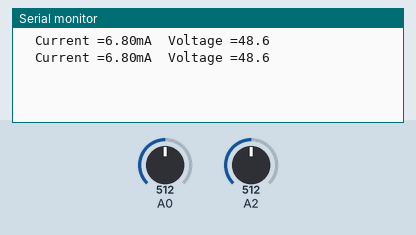
This sketch was run on a simulated Arduino Uno, built with avr-gcc and run on an emulated ATmega328P. On the bench: the last lines printed to the serial monitor. Inputs (shaded band) come from the test bench; at power-on: A0 = 512, A2 = 512.

Above: at 2.7 s.
2.8 s: A0 set to 880
At 4.1 s:
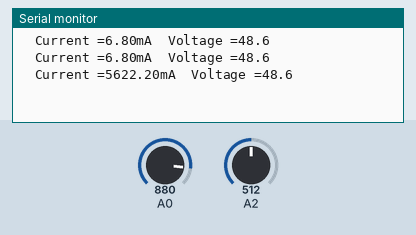
5.8 s: A0 set to 906
At 6.6 s:
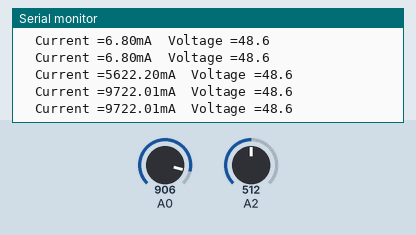
Timing chart, 0 to 8.8 s (numbered marks = the images above; inputs shaded):
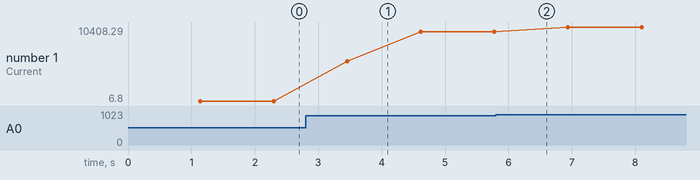

Measured:
- after the input at 2.8 s, the serial monitor: prints a new line after 0.66 s (image 1)
- plotted number 1: 6.8 → 9722.01 after the input at 2.8 s, 9722.01 → 10408.29 after the input at 5.8 s

The sketch:

Current_Voltage_Read.ino
```cpp
uint32_t value = 0;

float vout = 0.0;
float vin = 0.0;
float R1 = 470000.0; // resistance of R1 (470k)
float R2 = 47000.0; // resistance of R2 (47K)

// the setup routine runs once when you press reset:
void setup() {
  Serial.begin(9600);    // initialize serial communication at 9600 bits per second:
}

// the loop routine runs over and over again forever:
void loop() {
    float avgCurrent = 0,avgVolt=0,clb;
// read the value at analog input A0(Current)
    for(int i = 0; i < 1000; i++) {
      avgCurrent = avgCurrent + (.0264 * analogRead(A0)-13.51);
      delay(1);
    }
    Serial.print("  Current =");
    Serial.print(avgCurrent);
    Serial.print("mA");
// read the value at analog input A2(Voltage)
    for(int i=0;i<100;i++){
      value = analogRead(A2);
      vout = (value * 5.0) / 1024.0;
      vin = vout*(R1+R2)/R2;
      clb=vin*0.767;
      vin=vin+clb;
      avgVolt=avgVolt+vin;
    }
    avgVolt=avgVolt/100.0;
    Serial.print("\tVoltage =");
    Serial.println(avgVolt,1);
}
```
